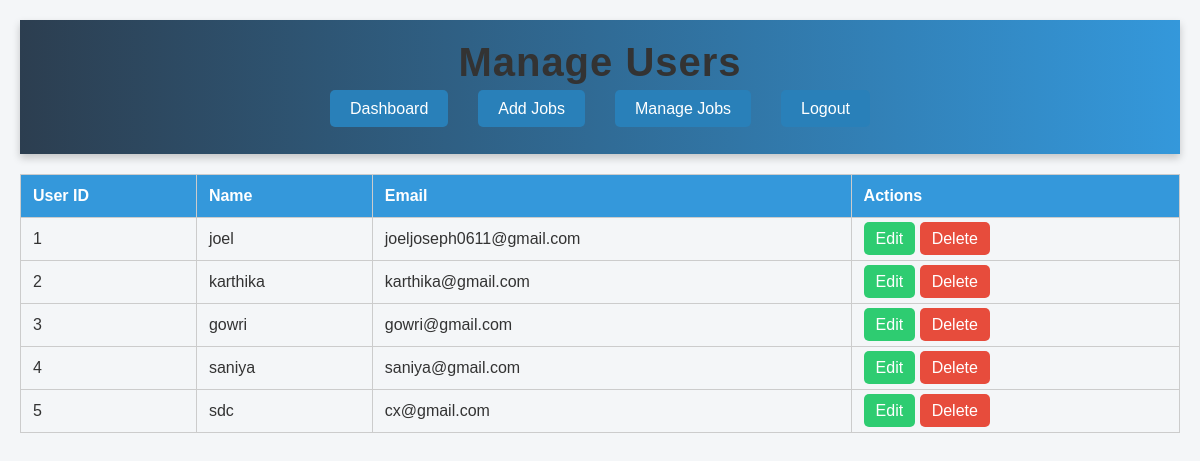
Screenshot of /part_time_job_portal/admin/manage_users.php with the database file from the repository.
### tables this page shows
CREATE TABLE `users` (
  `id` int(11) NOT NULL,
  `username` varchar(50) NOT NULL,
  `password` varchar(255) NOT NULL,
  `email` varchar(100) NOT NULL,
  `name` varchar(50) NOT NULL
);

### part_time_job_portal/admin/manage_users.php (the view, shortened to what this page needs)
<?php
$servername = "localhost";
$username = "root";
$password = "";
$dbname = "job_portal";
$conn = new mysqli($servername, $username, $password, $dbname);
$sql = "SELECT * FROM users";
$result = $conn->query($sql);
?>
<!DOCTYPE html>
<html lang="en">
<head>
    <link rel="stylesheet" href="style.css">
</head>
<body>
<header class="header">
        <div class="header-content">
        <h1>Manage Users</h1>
            <nav>
                <ul class="nav-menu">
                    <li><a href="admin.php">Dashboard</a></li>
                    <li><a href="add_job.php">Add Jobs</a></li>
                    <li><a href="manage_jobs.php">Manage Jobs</a></li>
                    <li><a href="logout.php">Logout</a></li>
                </ul>
            </nav>
        </div>
    </header>
    <table>
        <thead>
            <tr>
                <th>User ID</th>
                <th>Name</th>
                <th>Email</th>
                <th>Actions</th>
            </tr>
        </thead>
        <tbody>
            <?php if ($result->num_rows > 0): ?>
                <?php while ($user = $result->fetch_assoc()): ?>
                    <tr>
                        <td><?php echo $user['id']; ?></td>
                        <td><?php echo $user['name']; ?></td>
                        <td><?php echo $user['email']; ?></td>
                        <td>
                            <a href="edit_user.php?id=<?php echo $user['id']; ?>" class="edit-button">Edit</a>
                            <a href="manage_users.php?delete_user=<?php echo $user['id']; ?>"
                               class="delete-button"
                               onclick="return confirm('Are you sure you want to delete this user?');">
                                Delete
                            </a>
                        </td>
                    </tr>
                <?php endwhile; ?>
            <?php else: ?>
                <tr>
                    <td colspan="5">No users found.</td>
                </tr>
            <?php endif; ?>
        </tbody>
    </table>
</body>
</html>

### part_time_job_portal/admin/style.css (style rules this page uses)
body, html { margin: 0; padding: 0; font-family: 'Arial', sans-serif; background: #f4f6f8; color: #333; }
a { text-decoration: none; color: #fff; }
ul { list-style-type: none; }
.header { background: linear-gradient(to right, #2c3e50, #3498db); color: white; padding: 20px 0; text-align: center; box-shadow: 0 4px 8px rgba(0, 0, 0, 0.2); }
.header-content h1 { margin: 0; font-size: 2.5rem; letter-spacing: 1px; }
.nav-menu { display: flex; justify-content: center; padding: 0; margin-top: 15px; }
.nav-menu li { margin: 0 15px; }
.nav-menu li a { padding: 10px 20px; border-radius: 5px; background: #2980b9; transition: background-color 0.3s ease; }
a { text-decoration: none; color: #fff; transition: color 0.3s ease; }
.nav-menu li a { padding: 10px 20px; border-radius: 5px; background: #2980b9; transition: background-color 0.3s ease, transform 0.2s; }

### part_time_job_portal/admin/manage_users.php (style rules this page uses)
body { background-color: #f4f6f8; padding: 20px; font-family: Arial, sans-serif; }
h1 { text-align: center; color: #333; }
table { width: 100%; border-collapse: collapse; margin: 20px 0; }
table, th, td { border: 1px solid #ccc; }
th, td { padding: 12px; text-align: left; }
th { background-color: #3498db; color: white; }
.edit-button, .delete-button { padding: 8px 12px; border: none; border-radius: 5px; cursor: pointer; text-decoration: none; color: white; }
.edit-button { background-color: #2ecc71; }
.delete-button { background-color: #e74c3c; }

### rows the page displays
users: id "1", name "joel", email "joeljoseph0611@gmail.com"
users: id "2", name "karthika", email "karthika@gmail.com"
users: id "3", name "gowri", email "gowri@gmail.com"
users: id "4", name "saniya", email "saniya@gmail.com"
users: id "5", name "sdc", email "cx@gmail.com"
